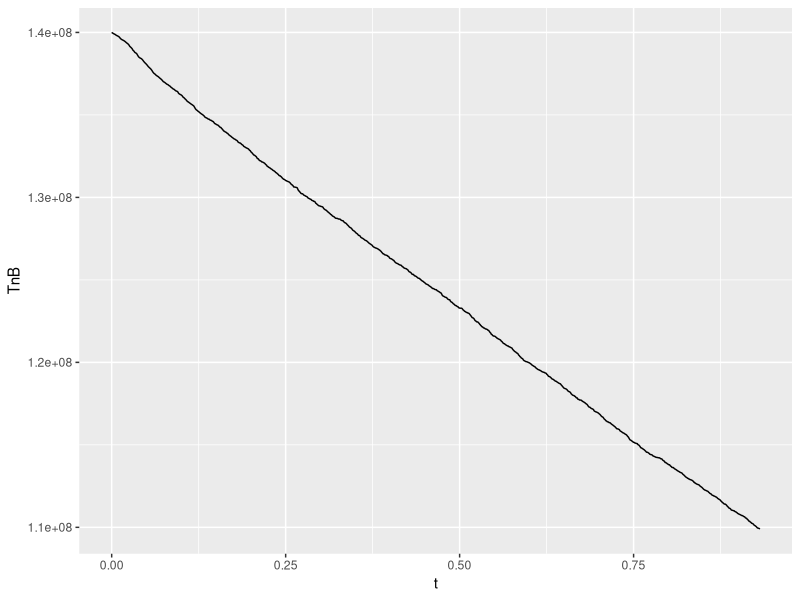
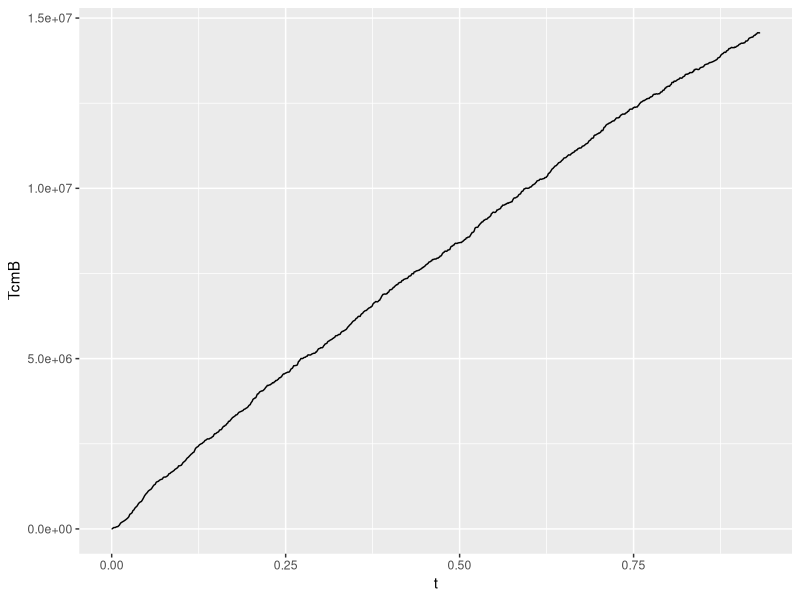
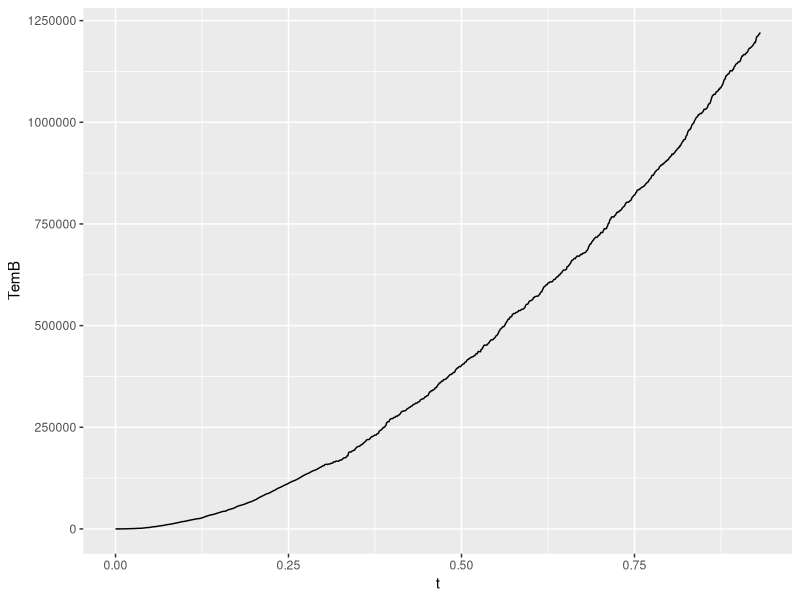
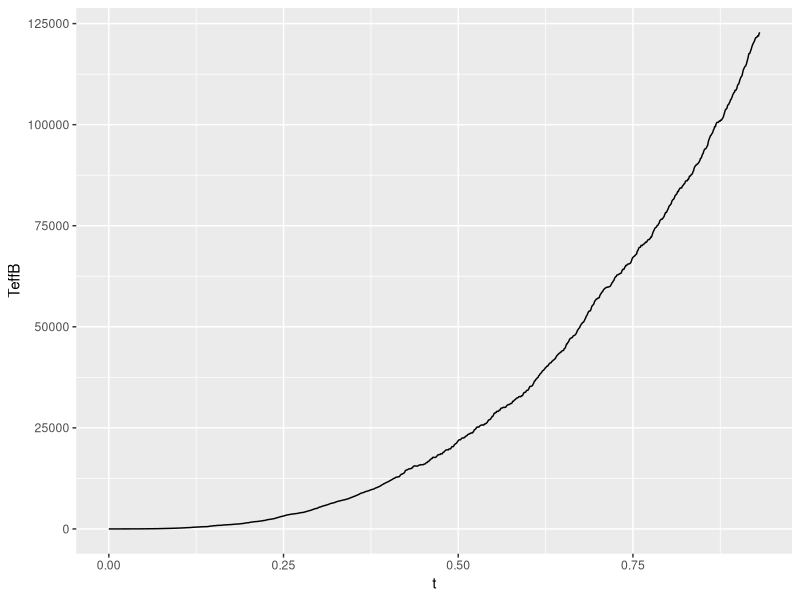
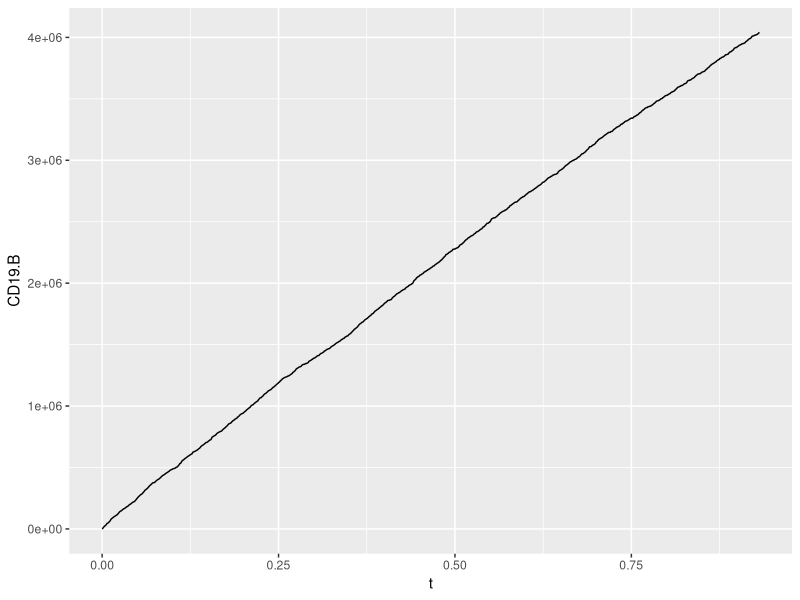
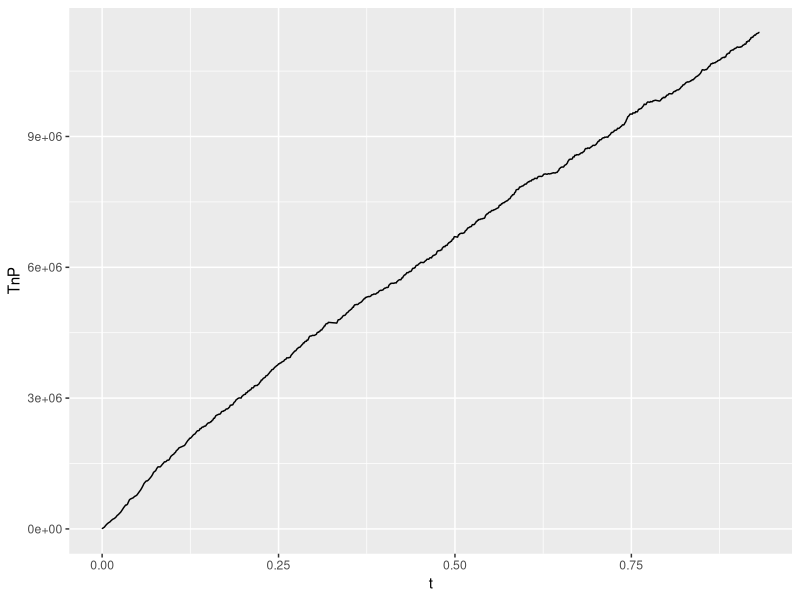
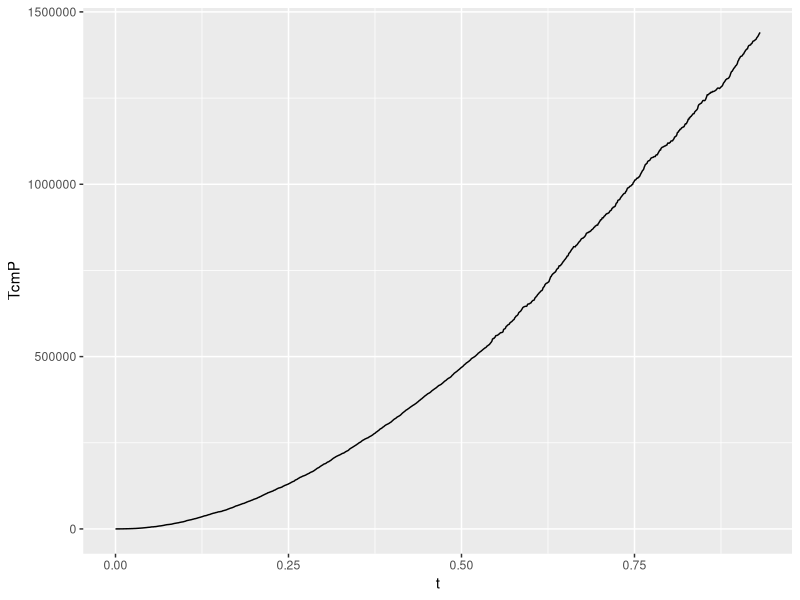
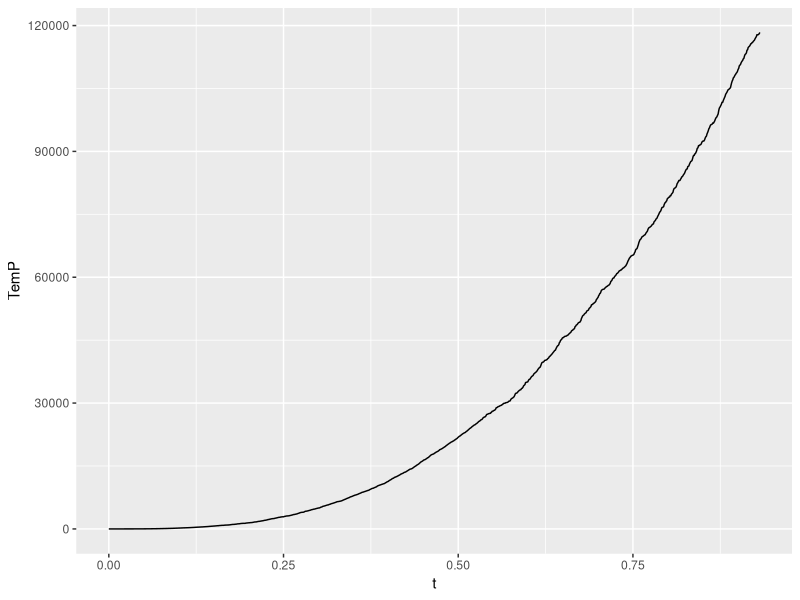

Write R code to recreate these figures, in order. (Note: this script raises an error after producing the figures.)
library(tidyverse)
library(Hmisc)

species <- c("TnB","TcmB","TemB","TeffB","CD19+B","TnP","TcmP","TemP","TeffP","CD19+P")

#defining the scales altering the rates and number of cells involved in each reaction

blank_scales <- rep(1,41)

scales_basic <- c(1,#A
            1,#B
            1,#C
            1,#D
            1,#E
            1,#F
            1,#G
            1,#H
            1,#I
            1,#J
            100,#K
            100,#L
            100,#M
            100,#N
            100,#O
            100,#P
            100,#Q
            100,#R
            1,#S
            1,#T
            1,#U
            1,#V
            1,#Q
            1,#R
            1,#S
            1,#T
            1,#U
            1,#V
            1,#W
            1,#X
            1,#Y
            1,#Z
            100,#A2
            1,#B2
            1,#C2
            1,#D2
            1,#E2
            1,#F2
            1,#G2
            100,#H2
            100,#I2
            100,#J2
            100,#K2
            100,#L2
            100,#M2
            100,#N2
            100 #O2
)

scales_basic <- 10*scales_basic

#Assumptions
blood_vol <- 5*10^6
p_tissue_vol <- 1.75*10^6
tumor_density <- (1/2)*10^7
patient_weight <- 70 #kgs


#-------------------------------------------------------------------------------------------------------------------------------------------------------------

#Defining the parameters that will be used in the rate equations.
#For these values T cells are defined in cells/ul, the tumor is defined as a volume in ul, and time is defined in days

#Blood
  #T cell elimination rates
ke1 <- 0.0104
ke2 <- 0.0104
ke3 <- 0.0104
ke4 <- 0.518

  #Differentiation
k12_B <- 0.14 #Naive to cm
k23_B <- 0.191  #cm to em
k34_B <- 0.355  #em to effector

  #Homeostatic proliferation
kp1_B <- 0.0005
kp2_B <- 0.007
kp3_B <- 0.007

  #Tumor cell proliferation
k5_B <- 0
                            #Units
K0_B <- 3.85*10^6           #ul
K0_B <- (K0_B * tumor_density)

  #Tumor elimination
Vmax51_B <- 2570 #Naive     #uL(tumor_cell)·day^-1·(T-cells·μL(compartment)^-1)^-1
Vmax51_B <- Vmax51_B * (tumor_density/blood_vol)

Vmax52_B <- 4040 #cm        #uL(tumor_cell)·day^-1·(T-cells·μL(compartment)^-1)^-1
Vmax52_B <- Vmax52_B * (tumor_density/blood_vol)

Vmax53_B <- 3780 #em        #uL(tumor_cell)·day^-1·(T-cells·μL(compartment)^-1)^-1
Vmax53_B <- Vmax53_B * (tumor_density/blood_vol)

Vmax54_B <- 4240 #effector  #uL(tumor_cell)·day^-1·(T-cells·μL(compartment)^-1)^-1
Vmax54_B <- Vmax54_B * (tumor_density/blood_vol)


#Tumor cell volume at half maximum killing rate
KM5_B <- 276*10^3           #μL
KM5_B <- KM5_B *tumor_density

  #Tumor-induced T cell proliferation
Vmax1_B <- 8.46*10^-6       #(cells·μL(compartment)^-1) ·day^-1 ·uL(tumor)^-1  
Vmax1_B <- Vmax1_B * (blood_vol/tumor_density)

KM1_B <- 1.13               #T-cells * ul^-1
KM1_B <- KM1_B * blood_vol


#Migration
kT_BP <- 0.11    #T-cell blood to peripheral tissue
kT_PB <- 0.176   #T-cell peripheral tissue to blood
kCD_BP <- 0     #Tumor blood to peripheral tissue (0)
kCD_PB <- 0.001 #Tumor peripheral tissue to blood

#Peripheral tissue
  #Differentiation
k12_P <- 0.14 #Naive to cm
k23_P <- 0.191  #cm to em
k34_P <- 0.355  #em to effector

  #Homeostatic proliferation
kp1_P <- 0.0005
kp2_P <- 0.007
kp3_P <- 0.007
    #Tumor cell proliferation
k5_P <- 0.0023
                            #units:

K0_P <- 1.15*10^6           #ul
K0_P <- K0_P * tumor_density

#Tumor elimination
Vmax51_P <- 2570 #Naive     #uL(tumor_cell)·day^-1·(T-cells·μL(compartment)^-1)^-1
Vmax51_P <- Vmax51_P *(tumor_density/p_tissue_vol)

Vmax52_P <- 4040 #cm        #uL(tumor_cell)·day^-1·(T-cells·μL(compartment)^-1)^-1
Vmax52_P <- Vmax52_P *(tumor_density/p_tissue_vol)

Vmax53_P <- 3780 #em        #uL(tumor_cell)·day^-1·(T-cells·μL(compartment)^-1)^-1
Vmax53_P <- Vmax53_P *(tumor_density/p_tissue_vol)

Vmax54_P <- 4240 #effector  #uL(tumor_cell)·day^-1·(T-cells·μL(compartment)^-1)^-1
Vmax54_P <- Vmax54_P * (tumor_density/p_tissue_vol)

#Tumor cell volume at half maximum killing rate
KM5_P <- 276*10^3           #μL
KM5_P <- KM5_P * tumor_density

#Tumor-induced T cell proliferation
Vmax1_P <- 8.46*10^-6       #(cells·μL(compartment)^-1) ·day^-1 ·uL(tumor)^-1  
Vmax1_P <- Vmax1_P *(p_tissue_vol/tumor_density)

KM1_P <- 1.13               #T-cells * ul^-1
KM1_P <- KM1_P *p_tissue_vol

#-------------------------------------------------------------------------------------------------------------------------------------------------------------

set_smat <- function(scales){
  #Defining the stoicheometric matrix
  
  #The reactions representing the natural elimination rate of CAR-T cells in the blood 
  react_elim <- c(-scales[1],rep(0,9), #A
                  0,-scales[2],rep(0,8),#B
                  0,0,-scales[3],rep(0,7),#C
                  rep(0,3),-scales[4],rep(0,6)) %>% #D
    matrix(nrow=10) %>% t()
  
  colnames(react_elim) <- species
  
  #The reactions representing the differentiation of CAR-T cells in the blood
  react_diff_B <- c(-scales[5],scales[5],rep(0,8),#E
                    0,-scales[6],scales[6],rep(0,7),#F
                    0,0,-scales[7],scales[7],rep(0,6)) %>% #G
    matrix(nrow = 10) %>% t()
  
  colnames(react_diff_B) <- species
  
  #The reactions representing the natural proliferation rate of species in the blood
  react_nat_prolif_B <- c(scales[8],rep(0,9),#H
                          0,scales[9],rep(0,8),#I
                          0,0,scales[10],rep(0,7),#J
                          rep(0,4),scales[11],rep(0,5)) %>% #K
    matrix(nrow = 10) %>% t()
  
  colnames(react_nat_prolif_B) <- species
  
  #The reactions representing tumor cells in the blood being killed by CAR-T cells
  react_kill_B <- c(rep(0,4),-scales[12],rep(0,5), #L
                    rep(0,4),-scales[13],rep(0,5), #M
                    rep(0,4),-scales[14],rep(0,5),#N
                    rep(0,4),-scales[15],rep(0,5)) %>% #O
    matrix(nrow=10) %>% t()
  
  colnames(react_kill_B)<- species
  
  #The reactions representing the proliferation of CAR-T cells in the blood induced by the presence of tumor cells
  react_induce_prolif_B <- c(scales[16],rep(0,9), #P
                             0,scales[17],rep(0,8), #Q
                             0,0,scales[18],rep(0,7)) %>% #R
    matrix(nrow=10) %>% t()
  
  #The reactions representing the migration of species between compartments
  react_migration <- c(-scales[19],rep(0,4),scales[19],rep(0,4), #S
                       scales[20],rep(0,4),-scales[20],rep(0,4), #T
                       0,-scales[21],rep(0,4),scales[21],rep(0,3), #U
                       0,scales[22],rep(0,4),-scales[22],rep(0,3), #V
                       0,0,-scales[23],rep(0,4),scales[23],0,0,#W
                       0,0,scales[24],rep(0,4),-scales[24],0,0,#X
                       rep(0,3),-scales[25],rep(0,4),scales[25],0,#Y
                       rep(0,3),scales[26],rep(0,4),-scales[26],0, #Z
                       rep(0,4),scales[27],rep(0,4),-scales[27]) %>% #A2
    #Tumor cells are assumed to be unable to migrate back to peripheral tissue
    matrix(nrow = 10) %>% t()
  
  colnames(react_migration) <- species
  
  #The reactions representing CAR-T cell differentiation in the peripheral tissue
  react_diff_P <- c(rep(0,5),-scales[28],scales[28],rep(0,3), #B2
                    rep(0,6),-scales[29],scales[29],0,0, #C2
                    rep(0,7),-scales[30],scales[30],0) %>% #D2
    matrix(nrow=10) %>% t()
  
  colnames(react_diff_P) <- species
  
  #The reactions representing natural species proliferation in peripheral tissue
  react_nat_prolif_P <- c(rep(0,5),scales[31],rep(0,4), #E2
                          rep(0,6),scales[32],rep(0,3),#F2
                          rep(0,7),scales[33],0,0,#G2
                          rep(0,9),scales[34]) %>% #H2
    matrix(nrow = 10) %>% t()
  
  colnames(react_nat_prolif_P) <- species
  
  #The reactions representing tumor cells in peripheral tissue being killed by CAR-T cells
  react_kill_P <- c(rep(0,9),-scales[35], #I2
                    rep(0,9),-scales[36], #J2
                    rep(0,9),-scales[37], #K2
                    rep(0,9),-scales[38]) %>% #L2 
    matrix(nrow=10) %>% t()
  
  #The reactions representing the proliferation of CAR-T cells in peripheral tissue induced by the presence of tumor cells
  react_induce_prolif_P <- c(rep(0,5),scales[39],rep(0,4), #M2
                             rep(0,6),scales[40],rep(0,3), #N2
                             rep(0,7),scales[41],0,0) %>%  #O2
    matrix(nrow = 10) %>% t()
  
  #All the reactions taking place in the blood
  blood_reactions <- rbind(react_elim,react_diff_B,react_nat_prolif_B,react_kill_B,react_induce_prolif_B)
  
  #All the reactions taking place in the peripheral tissue
  p_tissue_reactions <- rbind(react_diff_P,react_nat_prolif_P,react_kill_P,react_induce_prolif_P)
  
  #The entire stoicheometric matrix
  s_mat = rbind(blood_reactions,react_migration,p_tissue_reactions)
  return(s_mat)
}

#-------------------------------------------------------------------------------------------------------------------------------------------------------------

rate_calculation <- function(states,scales){
  TnB <- states[1]
  TcmB <- states[2]
  TemB <- states[3]
  TeffB <- states[4]
  CD19B <- states[5]
  TnP <- states[6]
  TcmP <- states[7]
  TemP <- states[8]
  TeffP <- states[9]
  CD19P <- states[10]
  
  #Defining a rate for each reaction
  
  #Elimination
  re_A <- ke1*TnB/scales[1]
  re_B <- ke2*TcmB/scales[2]
  re_C <- ke3*TemB/scales[3]
  re_D <- ke4*TeffB/scales[4]
  
  elim_rates <- c(re_A,re_B,re_C,re_D)
  
  #Differentiation in blood
  re_E <- k12_B*TnB/scales[5]
  re_F <- k23_B*TcmB/scales[6]
  re_G <- k34_B*TemB/scales[7]
  
  diff_B_rates <- c(re_E,re_F,re_G)
  
  #Proliferation in blood
  re_H <- kp1_B*TnB/scales[8]
  re_I <- kp2_B*TcmB/scales[9]
  re_J <- kp3_B*TemB/scales[10]
  #tumor
  re_K <- (k5_B*(1-CD19B/K0_B)*CD19B)/scales[11]
  
  prolif_B_rates <- c(re_H,re_I,re_J,re_K)
  
  #Tumor cell death in blood
  re_L <- ((Vmax51_B*TnB*CD19B)/(KM5_B+CD19B))/scales[12]
  re_M <- ((Vmax52_B*TcmB*CD19B)/(KM5_B+CD19B))/scales[13]
  re_N <- ((Vmax53_B*TemB*CD19B)/(KM5_B+CD19B))/scales[14]
  re_O <- ((Vmax54_B*TeffB*CD19B)/(KM5_B+CD19B))/scales[15]
  
  tumor_death_B_rates <- c(re_L,re_M,re_N,re_O)
  
  #Tumor cell induced proliferation in blood
  re_P <- ((Vmax1_B*CD19B*TnB)/(KM1_B+TnB))/scales[16]
  re_Q <- ((Vmax1_B*CD19B*TcmB)/(KM1_B+TnB))/scales[17]
  re_R <- ((Vmax1_B*CD19B*TemB)/(KM1_B+TnB))/scales[18]
  
  induce_prolif_B_rates <- c(re_P,re_Q,re_R)
  
  #Migration
  re_S <- kT_BP*TnB/scales[19]
  re_T <- kT_PB*TnP/scales[20]
  re_U <- kT_BP*TcmB/scales[21]
  re_V <- kT_PB*TcmP/scales[22]
  re_W <- kT_BP*TemB/scales[23]
  re_X <- kT_PB*TemP/scales[24]
  re_Y <- kT_BP*TeffB/scales[25]
  re_Z <- kT_PB*TeffP/scales[26]
  re_A2 <- (kCD_PB*CD19P)/scales[27]
  
  migration_rates <- c(re_S,re_T,re_U,re_V,re_W,re_X,re_Y,re_Z,re_A2)
  
  #Differentiation in peripheral tissue
  re_B2 <- k12_P*TnP/scales[28]
  re_C2 <- k23_P*TcmP/scales[29]
  re_D2 <- k34_P*TemP/scales[30]
  
  diff_P_rates <- c(re_B2,re_C2,re_D2)
  
  #Natural proliferation in peripheral tissue
  re_E2 <- kp1_P*TnP/scales[31]
  re_F2 <- kp2_P*TcmP/scales[32]
  re_G2 <- kp3_P*TemP/scales[33]
  #tumor
  re_H2 <- (k5_P*(1-CD19P/K0_P)*CD19P)/scales[34]
  
  prolif_P_rates <- c(re_E2,re_F2,re_G2,re_H2)
  
  #Tumor cell death in peripheral tissue
  re_I2 <- ((Vmax51_P*TnP*CD19P)/(KM5_P+CD19P))/scales[35]
  re_J2 <- ((Vmax52_P*TcmP*CD19P)/(KM5_P+CD19P))/scales[36]
  re_K2 <- ((Vmax53_P*TemP*CD19P)/(KM5_P+CD19P))/scales[37]
  re_L2 <- ((Vmax54_P*TeffP*CD19P)/(KM5_P+CD19P))/scales[38]
  
  tumor_death_P_rates <- c(re_I2,re_J2,re_K2,re_L2)
  
  #Tumor cell induced proliferation in peripheral tissue
  re_M2 <- ((Vmax1_P*CD19P*TnP)/(KM1_P+TnP))/scales[39]
  re_N2 <- ((Vmax1_P*CD19P*TcmP)/(KM1_P+TnP))/scales[40]
  re_O2 <- ((Vmax1_P*CD19P*TemP)/(KM1_P+TnP))/scales[41]
  
  induce_prolif_P_rates <- c(re_M2,re_N2,re_O2)
  
  #Combining all of these rates
  blood_rates <- c(elim_rates,diff_B_rates,prolif_B_rates,tumor_death_B_rates,induce_prolif_B_rates)
  periph_rates <- c(diff_P_rates,prolif_P_rates,tumor_death_P_rates,induce_prolif_P_rates)
  
  all_rates = c(blood_rates,migration_rates,periph_rates)
  return(all_rates)
  }
#-------------------------------------------------------------------------------------------------------------------------------------------------------------

#Function takes a rate given in terms of an order of magnitude, and returns how it should be scaled
rate_to_scale <- function(rate){
  if (rate<4){
    return(1)
  } else{
    return(10^(rate-3))
  }
}
#-------------------------------------------------------------------------------------------------------------------------------------------------------------

#Initial values
#species <- c("TnB","TcmB","TemB","TeffB","CD19+B","TnP","TcmP","TemP","TeffP","CD19+P")
#state0_base <- 10^-2*c(5.46,5.24,3.25,40.6,0,6.66,42.6,43.2,132,(2.57*10^6))
#state0_adjust <- c(rep(blood_vol,4),tumor_density,rep(p_tissue_vol,4),tumor_density)
#state_0 <- state0_base*state0_adjust

state_0  <- c((2*10^6)*patient_weight,0,0,0,0,0,0,0,0,(1*10^3)*tumor_density)


N <- 10^6 #The number of reactions that will occur (jumps)
t <- rep(0,N+1) #Time at each jump
dt <- rep(0,N+1) #Size of each time step

states <- matrix(0,nrow=N+1,ncol=10) #The state matrix
colnames(states) <- species

states[1,] <- state_0

#To do here: determine initial scale

save_curve <- function(path,iteration,title){
  fn=paste0(path,"/",iteration,"/",title,".png")
  ggsave(filename=fn,create.dir = TRUE)
}

#-------------------------------------------------------------------------------------------------------------------------------------------------------------

N <- 10^6 #The number of reactions that will occur (jumps) overall
rescale_gap <- 10^2  #How many reactions between scales being recalculated
output_freq <- 10^1 #The number of times that the data is output throughout a run

N_loop <- N/output_freq/rescale_gap


path <- "Reactions6Naive2-6Tumor1-3_auto_test" #Change based on order of reactions, dose of CAR-T cells/kg and tumor size in ul. Create a directory prior to running

for(j in 1:output_freq){
  for(k in 1:N_loop){                 #Loop is as long as the number of jumps givenwa
    #Every rescale gap loops the scale is recalculated
    current_iter <- (k-1)*rescale_gap +(j-1)*N_loop +1
    recent_state <- states[current_iter,]
    
    rates_0 <- rate_calculation(recent_state,blank_scales) #Calculates the unadjusted rate of each reaction
    
    adjusted_scales <- (rates_0+0.001) %>% #To not break for rate=0
      log(base=10) %>% 
      floor() %>% #convert to an order of magnitude
      lapply(rate_to_scale) %>% #Scale according to the rate_to_scale function
      unlist
    
    rates_recalc <- rate_calculation(recent_state,adjusted_scales)
    s_mat_recalc <- set_smat(adjusted_scales) #New stoicheometric matrix generating according to the scaled rates
    
    for(L in 1:rescale_gap){
      i<- L+1+((k-1)*rescale_gap)+((j-1)*N_loop*rescale_gap) 
      spec_state <- states[i-1,]
      all_rates <- rate_calculation(spec_state,adjusted_scales)
      tot_rate <- sum(all_rates)
      
      dt[i-1]<- (-log(runif(1)))/tot_rate
      t[i]<-t[i-1]+dt[i-1] #Update time
      
      choice<-sample.int(length(all_rates),1,prob=all_rates) #Choose one of the reactions at random to occur, proportional to the rate of each reaction
      states[i,]<-states[i-1,]+s_mat_recalc[choice,] #Update state matrix
    } #End of loop for each jump
  }
  #Generating graphs
  
  plotting <- cbind(states,t) %>% data.frame() #%>% mutate(t=t)
  
  sub <- seq(1,N_loop*rescale_gap*j,length.out=(N_loop*rescale_gap*j)/100)
  sub_plotting<- plotting[sub,]
  
  ggplot(data=sub_plotting, aes(x=t,y=TnB)) + geom_line()
  save_curve(path, j,"TnB")
  
  tcmb_plot<-ggplot(data=sub_plotting, aes(x=t,y=TcmB)) + geom_line()
  save_curve(path,j,"TcmB")
  
  temb_plot<-ggplot(data=sub_plotting, aes(x=t,y=TemB)) + geom_line()
  save_curve(path,j,"TemB")
  
  teffb_plot<-ggplot(data=sub_plotting, aes(x=t,y=TeffB)) + geom_line()
  save_curve(path,j,"TeffB")
  
  tumorb_plot<-ggplot(data=sub_plotting, aes(x=t,y=CD19.B)) + geom_line()
  save_curve(path,j,"CD19B")
  
  tnp_plot<-ggplot(data=sub_plotting, aes(x=t,y=TnP)) + geom_line()
  save_curve(path,j,"Tnp")
  
  tcmp_plot<-ggplot(data=sub_plotting, aes(x=t,y=TcmP)) + geom_line()
  save_curve(path,j,"Tcmp")
  
  temp_plot<-ggplot(data=sub_plotting, aes(x=t,y=TemP)) + geom_line()
  save_curve(path,j,"TemP")
  
  teffp_plot<- ggplot(data=sub_plotting, aes(x=t,y=TeffP)) + geom_line()
  save_curve(path,j,"TeffP")
  
  tumorp_plot<-ggplot(data=sub_plotting, aes(x=t,y=CD19.P)) + geom_line()
  save_curve(path,j,"CD19P")
  
  csvfn <- paste0(path,"/",j,"/data.csv")
  write.csv(sub_plotting,csvfn)
  print(j)
}

print("done")
